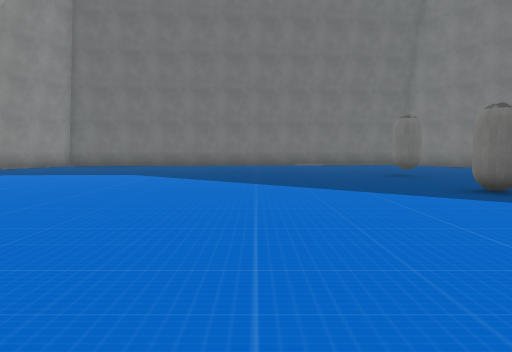
view 1 (above)

16 first-person views from a walk through a scene from a Unity 3-D project. The camera is 1.5 m above the floor, tilts 4° down and sees 70° across. The floor is counted in squares, 2 m on a side. Each view is taken from the middle of a square. On the plan, view 1 faces up. The plan holds only what a view shows up to about 11 squares ahead; the rest is blank. The place goes on beyond the plan. The player character is not drawn. Some surface patterns are stand-ins.

view 2
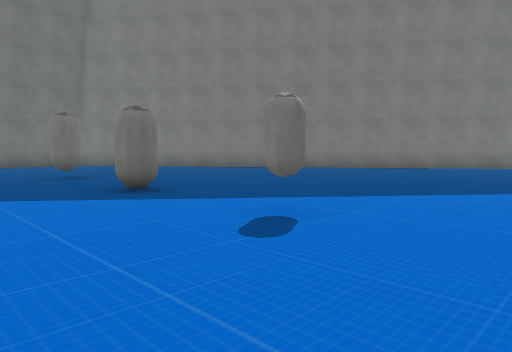

view 3
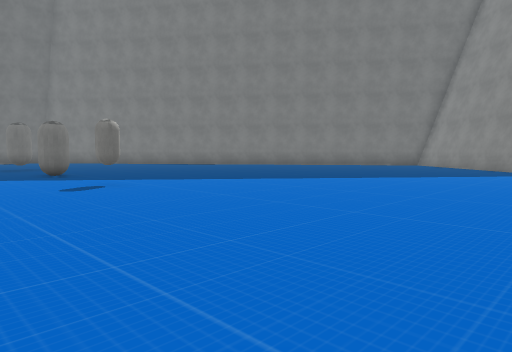

view 4
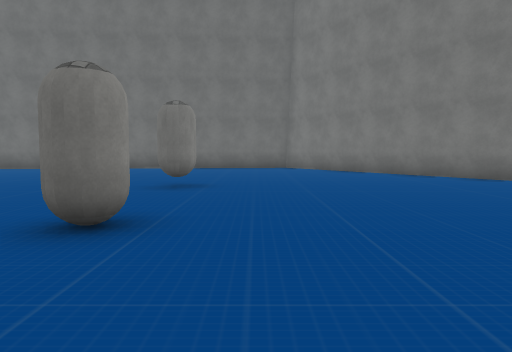

view 5
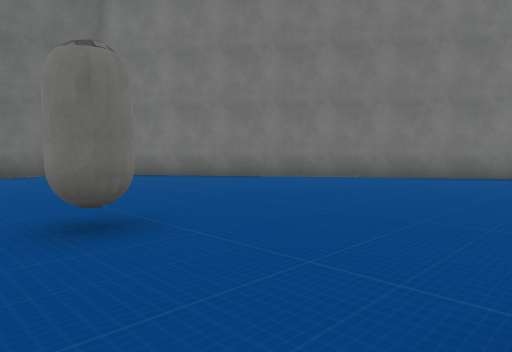

view 6
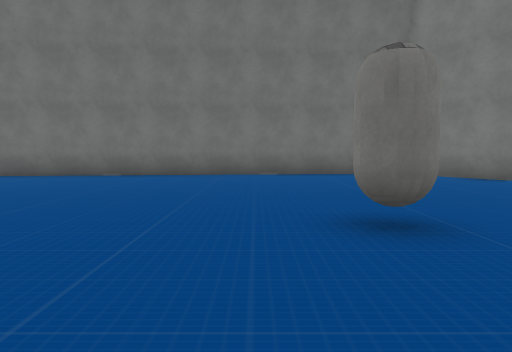

view 7
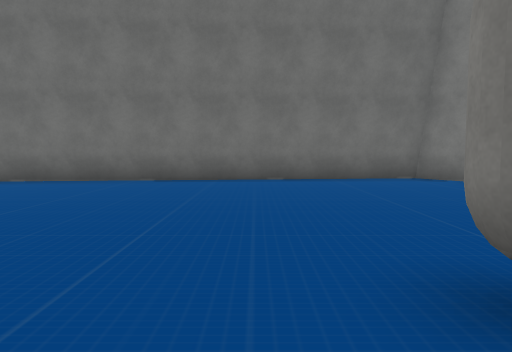

view 8
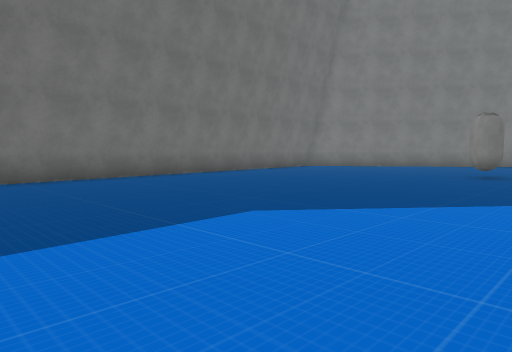

view 9
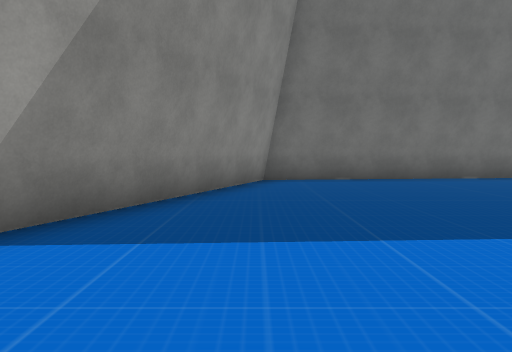

view 10
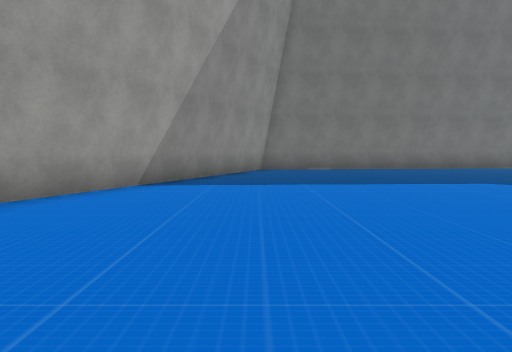

view 11
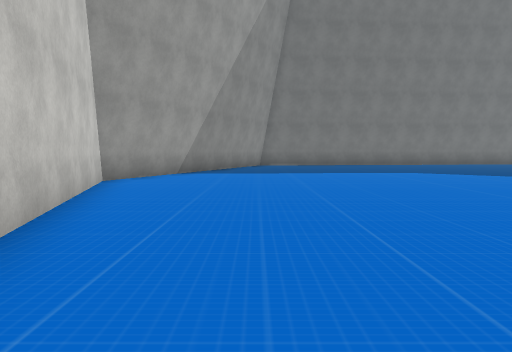

view 12
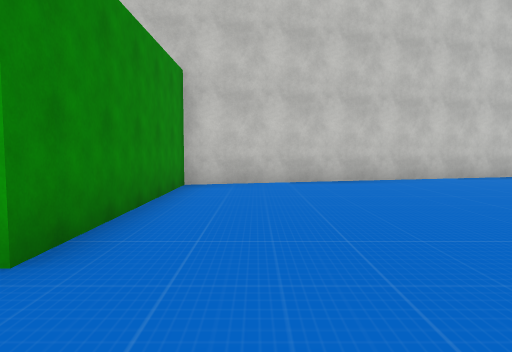

view 13
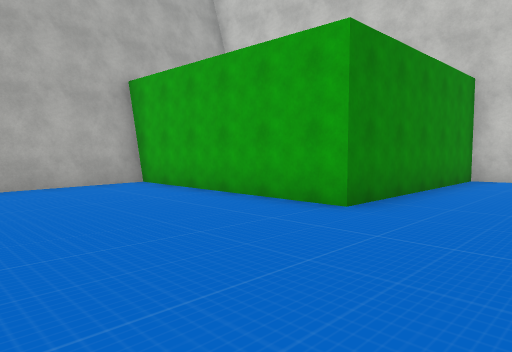

view 14
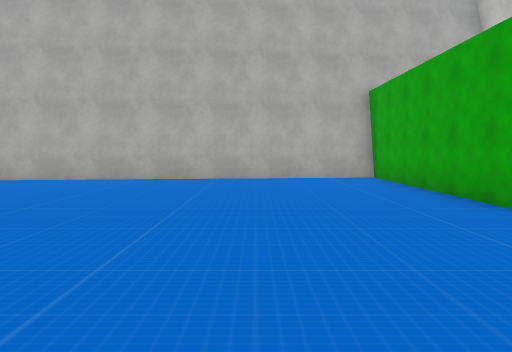

view 15
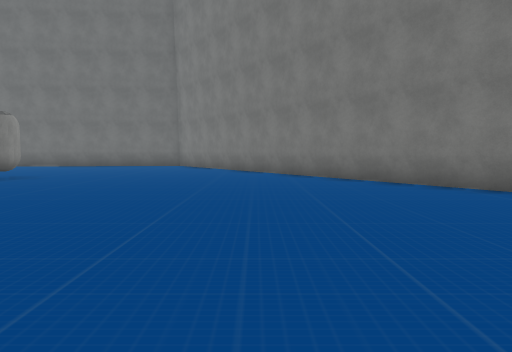

view 16
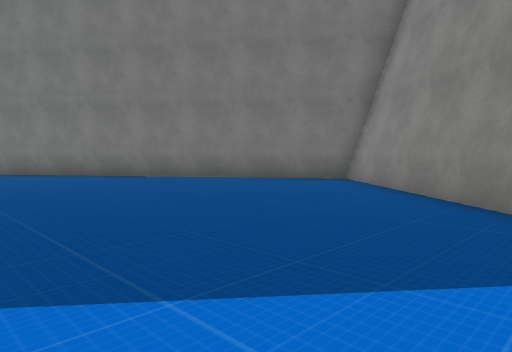

### Floor plan
Points are (right, up) in squares from view 1. A wall is a line through its corners. A room is listed if a view was taken in it or the views show most of it. See-through windows are left out.
Room 1 (views 1, 2, 3, 4, 5, 6, 7, 8, 9, 10, 11, 12, 13, 14, 15, 16)
walls: (16.3, -2.1) (19.6, 2) (7.4, 18.7) (-8.8, 17.1) (-12.7, 7.7) (-10, -2.6) (-4.3, -2.6) (-4.3, -8.3) (4.5, -7.4)
objects: other object (4, 3); other object (4, 6) to (4, 7); other object (4, 11)

Positions as (right, up) in squares from view 1, and headings:
1: (0, 0), facing up
2: (1, 0), facing up-right
3: (1, -5), facing up-right
4: (6, 3), facing up
5: (3, 7), facing up-right
6: (3, 7), facing up
7: (3, 9), facing up
8: (-7, 8), facing up-right
9: (-9, 8), facing up
10: (-9, 3), facing up
11: (-9, -1), facing up
12: (-2, -1), facing left
13: (0, 0), facing down-left
14: (-1, 2), facing down
15: (11, 1), facing up
16: (11, -3), facing up-right
